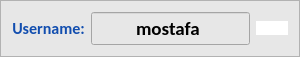
                  <widget class="QFrame" name="frame_15">
                   <property name="maximumSize">
                    <size>
                     <width>600</width>
                     <height>50</height>
                    </size>
                   </property>
                   <property name="layoutDirection">
                    <enum>Qt::LeftToRight</enum>
                   </property>
                   <property name="styleSheet">
                    <string notr="true">*{background:#e7e7e7}
#edit_btn  {
background:white;
border-radius:13px;
}

#edit_btn:hover {
background-color: #124eaf;
color: white;
}
</string>
                   </property>
                   <property name="frameShape">
                    <enum>QFrame::StyledPanel</enum>
                   </property>
                   <property name="frameShadow">
                    <enum>QFrame::Raised</enum>
                   </property>
                   <layout class="QGridLayout" name="gridLayout_37">
                    <item row="0" column="0">
                     <widget class="QLabel" name="label_2">
                      <property name="font">
                       <font>
                        <family>Calibri</family>
                        <pointsize>12</pointsize>
                        <bold>true</bold>
                       </font>
                      </property>
                      <property name="styleSheet">
                       <string notr="true">color:#124eaf;</string>
                      </property>
                      <property name="text">
                       <string>Username:</string>
                      </property>
                      <property name="alignment">
                       <set>Qt::AlignCenter</set>
                      </property>
                     </widget>
                    </item>
                    <item row="0" column="2">
                     <widget class="QPushButton" name="edit_btn">
                      <property name="cursor">
                       <cursorShape>PointingHandCursor</cursorShape>
                      </property>
                      <property name="styleSheet">
                       <string notr="true"/>
                      </property>
                      <property name="text">
                       <string/>
                      </property>
                      <property name="icon">
                       <iconset resource="img.qrc">
                        <normaloff>:/img/edit_FILL0_wght400_GRAD0_opsz48.png</normaloff>:/img/edit_FILL0_wght400_GRAD0_opsz48.png</iconset>
                      </property>
                      <property name="iconSize">
                       <size>
                        <width>25</width>
                        <height>30</height>
                       </size>
                      </property>
                      <property name="autoExclusive">
                       <bool>true</bool>
                      </property>
                     </widget>
                    </item>
                    <item row="0" column="1">
                     <widget class="QLineEdit" name="lineEdit">
                      <property name="font">
                       <font>
                        <family>Calibri</family>
                        <pointsize>14</pointsize>
                        <bold>true</bold>
                       </font>
                      </property>
                      <property name="autoFillBackground">
                       <bool>false</bool>
                      </property>
                      <property name="styleSheet">
                       <string notr="true">color:black;
</string>
                      </property>
                      <property name="text">
                       <string>mostafa </string>
                      </property>
                      <property name="alignment">
                       <set>Qt::AlignCenter</set>
                      </property>
                      <property name="readOnly">
                       <bool>true</bool>
                      </property>
                     </widget>
                    </item>
                   </layout>
                  </widget>
